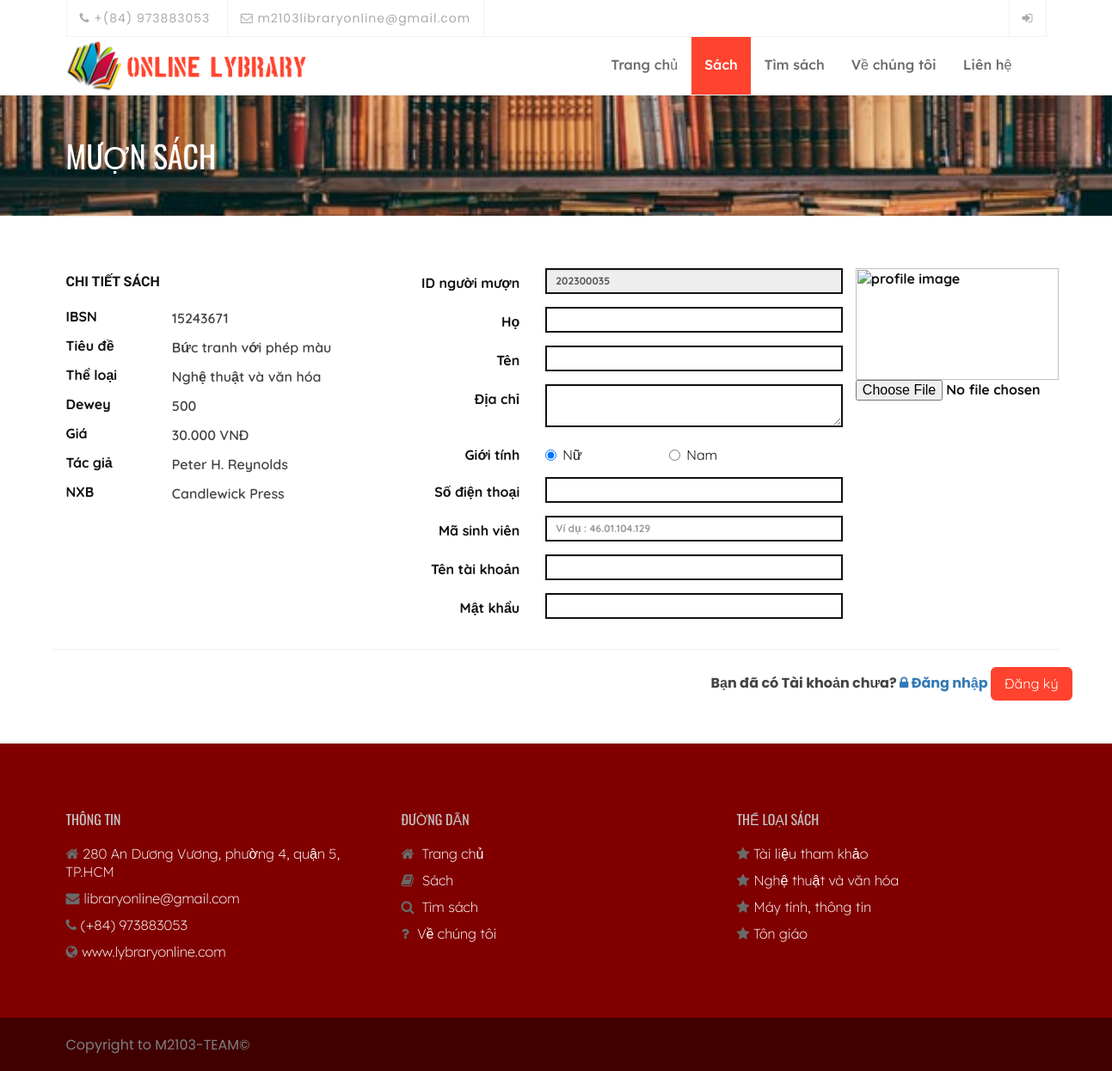
/index.php?q=borrow&id=15243671, run on the app's committed database.
### tables this page shows
CREATE TABLE `tblbooks` (
  `BookID` int(11) NOT NULL,
  `IBSN` varchar(13) NOT NULL,
  `BookTitle` varchar(125) NOT NULL,
  `BookDesc` varchar(255) NOT NULL,
  `Author` varchar(125) NOT NULL,
  `PublishDate` varchar(4) NOT NULL,
  `BookPublisher` varchar(125) NOT NULL,
  `Category` varchar(90) NOT NULL,
  `BookPrice` varchar(10) NOT NULL,
  `BookQuantity` int(11) NOT NULL,
  `Status` varchar(30) NOT NULL,
  `BookType` varchar(500) NOT NULL,
  `DeweyDecimal` varchar(90) NOT NULL,
  `OverAllQty` int(11) NOT NULL,
  `Donate` tinyint(1) NOT NULL,
  `Remarks` varchar(90) NOT NULL
);

CREATE TABLE `tblcategory` (
  `CategoryId` int(11) NOT NULL,
  `Category` varchar(125) NOT NULL,
  `DDecimal` varchar(90) NOT NULL
);

### borrow.php (the view, shortened to what the rows shown need)
<?php
$id = $_GET['id'];
$book = new Book();
$object = $book->single_books($id);
 ?>
        <section id="service-section">
            <div class="container">
                <div class="row">
        <form class="form-horizontal span4" action="proccess.php?action=add" method="POST" autocomplete="off" enctype="multipart/form-data">
          <div class="row">
            <div class="col-md-4">
                <div class="form-row">
                    <div class="col-md-8">
                          <p><?php echo  $object->IBSN ?></p>
                    </div>
                    <div class="col-md-8">
                          <p><?php echo  $object->BookTitle ?></p>
                    </div>
                    <div class="col-md-8">
                          <p><?php echo  $object->Category ?></p>
                    </div>
                    <div class="col-md-8">
                          <p><?php echo  $object->DeweyDecimal ?></p>
                    </div>
                    <div class="col-md-8">
                          <p><?php echo  $object->BookPrice ?> VNĐ</p>
                    </div>
                    <div class="col-md-8">
                          <p><?php echo  $object->Author ?></p>
                    </div>
                    <div class="col-md-8">
                          <p><?php echo  $object->BookPublisher ?></p>
                    </div>
                </div>
            </div>
          </div>
          </form>
</div>
</div>
</section>

### theme/templates.php (shortened to what the rows shown need)
<!DOCTYPE html>
<?php  $q = isset($_GET['q']) ? $_GET['q'] :'';?>
<html lang="en">
    <head>
        <link rel="stylesheet" href="<?php echo web_root;?>asset/bootstrap/css/bootstrap.min.css" type="text/css">
        <link rel="stylesheet" href="<?php echo web_root;?>asset/font-awesome/css/font-awesome.min.css" type="text/css">
        <link rel="stylesheet" href="<?php echo web_root;?>asset/css/owl.carousel.css" type="text/css">
        <link rel="stylesheet" href="<?php echo web_root;?>asset/css/owl.theme.css" type="text/css">
        <link rel="stylesheet" href="<?php echo web_root;?>asset/css/owl.transitions.css" type="text/css">
        <link rel="stylesheet" type="text/css" href="<?php echo web_root;?>asset/css/animate.css">
        <link rel="stylesheet" type="text/css" href="<?php echo web_root;?>asset/css/lightbox.css">
        <link rel="stylesheet" type="text/css" href="<?php echo web_root;?>asset/css/style.css">
        <link rel="stylesheet" type="text/css" href="<?php echo web_root;?>asset/css/responsive.css">
        <link href="<?php echo web_root;?>admin/dist/css/datepicker.css" rel="stylesheet" />
        <link href="<?php echo web_root;?>admin/dist/css/dataTables.bootstrap4.min.css" rel="stylesheet" />
    </head>
    <body>
        <?php
        if ($q!='') {
          echo '<div class="page-header">
              <div class="overlay">
                  <div class="container">
                      <div class="row">
                          <div class="col-md-12">
                              <h1>'.$title.'</h1>
                          </div>
                      </div>
                  </div>
              </div>
          </div>';
        }
        ?>
		<?php  require_once $content; ?>
        <section id="footer-section" class="footer-section">
            <div class="container">
                <div class="row">
                    <div class="col-md-4">
                        <div class="footer-address" style="font-family: 'Lexend Deca', sans-serif; font-weight: 200;">
                            <ul>
                                <?php
                                    $sql = "SELECT * FROM tblcategory LIMIT 4";
                                    $mydb->setQuery($sql);
                                    $res = $mydb->loadResultList();
                                    foreach ($res as $object) {
                                        echo '<li class="footer-contact"><i class="fa fa-star"></i>'.$object->Category.'</li>';
                                    }
                                ?>
                            </ul>
                        </div>
                    </div>
                </div>
            </div>
        </section>
    </body>
</html>

### data on the page
tblbooks: IBSN "15243671", BookTitle "Bức tranh với phép màu", Category "Nghệ thuật và văn hóa", DeweyDecimal "500", BookPrice "30.000", Author "Peter H. Reynolds", BookPublisher "Candlewick Press"
tblcategory: Category "Tài liệu tham khảo"
tblcategory: Category "Nghệ thuật và văn hóa"
tblcategory: Category "Máy tính, thông tin"
tblcategory: Category "Tôn giáo"

### other printed values
$title "MƯỢN SÁCH"
